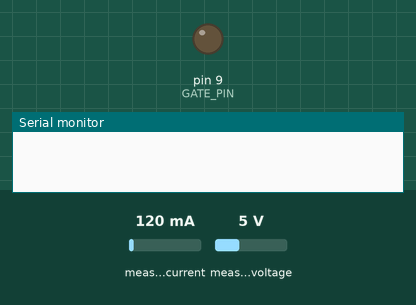
Bench run of a sketch on a simulated Arduino Uno, built with avr-gcc and run on an emulated ATmega328P. Parts: output pins drawn as LEDs (lit = HIGH), the last lines printed to the serial monitor. Wiring (inferred from the names in the program): INA219 current sensor at I2C address 0x40. The test bench sets the inputs (shaded band); at power-on: measured current 120 mA, measured voltage 5 V.

Above: at 0.1 s.
At 39.4 s:
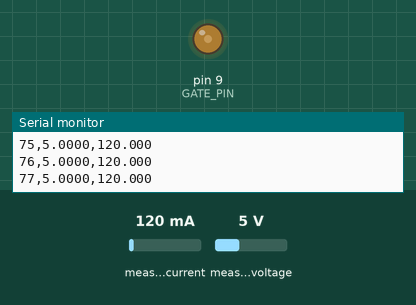
Timing chart, 0 to 40.0 s (numbered marks = the images above):
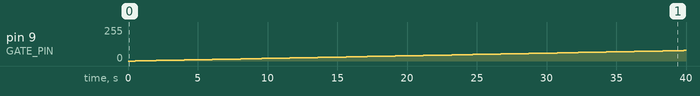

The sketch:

solar_tracer_v2.ino
```cpp
/*
 * Solar Cell I-V Curve Tracer - v2.1
 * MOSFET electronic load with PWM gate drive.
 */

#include <Wire.h>
#include <Adafruit_INA219.h>

Adafruit_INA219 ina219;

const int GATE_PIN = 9;   // Timer1. Do NOT move this to pin 5 or 6 (Timer0).

// Sweep range
// DUTY_STEP = 1  -> 256 points, ~2 min. Use this to map the threshold window.
// DUTY_STEP = 5  -> 52 points, ~26 s. Use once the window is known.
#define DUTY_START   0
#define DUTY_END     255
#define DUTY_STEP    1

// Timing
// GATE_SETTLE: must exceed 5 time constants of the gate RC network.
//   Current network (220R || 10k = 215R, 10uF): time constant = 2.15 ms, 5 time constants = 11 ms.
//   After 1b (2763R, 10uF): time constant = 27.6 ms, 5 time constants = 138 ms.
//   200 ms covers both, so this value does not need changing when rewiring.
//
// ADC_SETTLE: the INA219 converts bus and shunt sequentially, 68.1 ms each at
//   128-sample averaging, so one complete V+I pair takes 136 ms. This allows
//   sequential sampling to work.
const unsigned int GATE_SETTLE_MS = 200;
const unsigned int ADC_SETTLE_MS  = 300;

void configureINA219() {
  // setCalibration_*() writes both the calibration register and
  // the config register, so it has to run before the manual config write below
  // or it won't work.
  //
  // Default calibration is 32V/2A: at 15 mA that is 0.75% of full scale.
  // 16V/400mA puts the same current at ~4% of full scale.
  ina219.setCalibration_16V_400mA();

  // Now overwrite only the config register (0x00) with 0x27FF.
  // Decoding the value bit by bit:
  //   bit 13      BRNG = 1    -> 32 V bus range (bus LSB is 4 mV either way)
  //   bits 12-11  PGA  = 00   -> /1, +/-40 mV shunt full scale
  //   bits 10-7   BADC = 1111 -> 12-bit, 128 samples averaged (68.10 ms)
  //   bits 6-3    SADC = 1111 -> 12-bit, 128 samples averaged (68.10 ms)
  //   bits 2-0    MODE = 111  -> shunt + bus, continuous
  // Hardware averaging integrates continuously across the whole 68 ms window
  // instead of taking 20 instantaneous point-samples at arbitrary PWM phase.
  Wire.beginTransmission(0x40);
  Wire.write(0x00);   // register pointer: config
  Wire.write(0x27);   // high byte
  Wire.write(0xFF);   // low byte
  Wire.endTransmission();
}

void readAndPrint(int duty) {
  analogWrite(GATE_PIN, duty);

  delay(GATE_SETTLE_MS);   // gate voltage reaches its new level
  delay(ADC_SETTLE_MS);    // both INA219 conversions restart and complete

  // Single read each since software averaging was replaced with hardware averaging.
  float v = ina219.getBusVoltage_V();
  float i = ina219.getCurrent_mA();

  Serial.print(duty);
  Serial.print(",");
  Serial.print(v, 4);
  Serial.print(",");
  Serial.println(i, 3);
}

void setup() {
  Serial.begin(9600);

  pinMode(GATE_PIN, OUTPUT);
  analogWrite(GATE_PIN, 0);

  // 1a: Timer1 prescaler 64 -> 1.
  // Pins 9 and 10 run off Timer1 in 8-bit phase-correct PWM. The low 3 bits of
  // TCCR1B select the prescaler; Arduino's default is 0b011 (/64), giving
  // 16e6 / (2 * 64 * 255) = 490 Hz. 0b001 (/1) gives 16e6 / (2 * 1 * 255) =
  // 31372 Hz. The & 0b11111000 mask clears only those 3 bits and preserves the
  // waveform-mode and input-capture bits elsewhere in the register.

  // Period drops 2040 us -> 31.9 us. Against the existing gate
  // RC (time constant = 2.15 ms) that moves T/tau from 0.95 to 0.015, so gate ripple
  // falls from roughly 1.2 V p-p to about 18 mV. Below 490 Hz the MOSFET was
  // switching between hard-off and hard-on, not sitting in its linear region.
  TCCR1B = (TCCR1B & 0b11111000) | 0b001;

  if (!ina219.begin()) {
    Serial.println("INA219 not found. Check wiring!");
    while (1) { delay(10); }
  }

  configureINA219();
}

void loop() {
  for (int duty = DUTY_START; duty <= DUTY_END; duty += DUTY_STEP) {
    readAndPrint(duty);
  }

  analogWrite(GATE_PIN, 0);
  while (true) { delay(1000); }   // one sweep per upload
}
```

Measured:
- by itself, pin 9 (GATE_PIN): moves from 0/255 to 79/255 over 39.3 s
